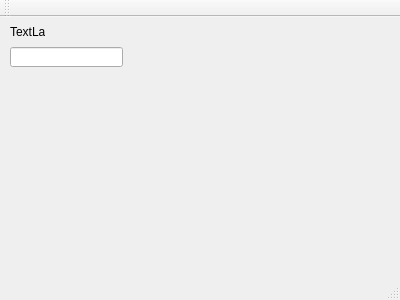
<?xml version="1.0" encoding="UTF-8"?>
<ui version="4.0">
 <class>MainWindow</class>
 <widget class="QMainWindow" name="MainWindow">
  <property name="geometry">
   <rect>
    <x>0</x>
    <y>0</y>
    <width>400</width>
    <height>300</height>
   </rect>
  </property>
  <property name="sizePolicy">
   <sizepolicy hsizetype="Maximum" vsizetype="Maximum">
    <horstretch>0</horstretch>
    <verstretch>0</verstretch>
   </sizepolicy>
  </property>
  <property name="windowTitle">
   <string>MainWindow</string>
  </property>
  <widget class="QWidget" name="centralWidget">
   <widget class="QWidget" name="verticalLayoutWidget">
    <property name="geometry">
     <rect>
      <x>0</x>
      <y>0</y>
      <width>2</width>
      <height>2</height>
     </rect>
    </property>
    <layout class="QVBoxLayout" name="verticalLayout"/>
   </widget>
   <widget class="QLabel" name="label">
    <property name="geometry">
     <rect>
      <x>10</x>
      <y>10</y>
      <width>35</width>
      <height>10</height>
     </rect>
    </property>
    <property name="text">
     <string>TextLabel</string>
    </property>
   </widget>
   <widget class="QLineEdit" name="lineEdit">
    <property name="geometry">
     <rect>
      <x>10</x>
      <y>30</y>
      <width>113</width>
      <height>20</height>
     </rect>
    </property>
   </widget>
  </widget>
  <widget class="QMenuBar" name="menuBar">
   <property name="geometry">
    <rect>
     <x>0</x>
     <y>0</y>
     <width>400</width>
     <height>17</height>
    </rect>
   </property>
  </widget>
  <widget class="QToolBar" name="mainToolBar">
   <attribute name="toolBarArea">
    <enum>TopToolBarArea</enum>
   </attribute>
   <attribute name="toolBarBreak">
    <bool>false</bool>
   </attribute>
  </widget>
  <widget class="QStatusBar" name="statusBar"/>
 </widget>
 <layoutdefault spacing="6" margin="11"/>
 <resources/>
 <connections/>
</ui>
